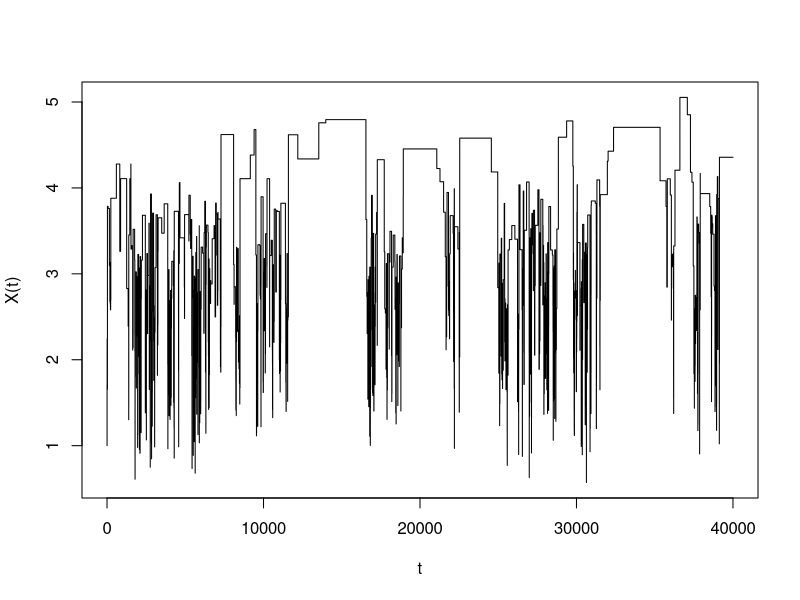
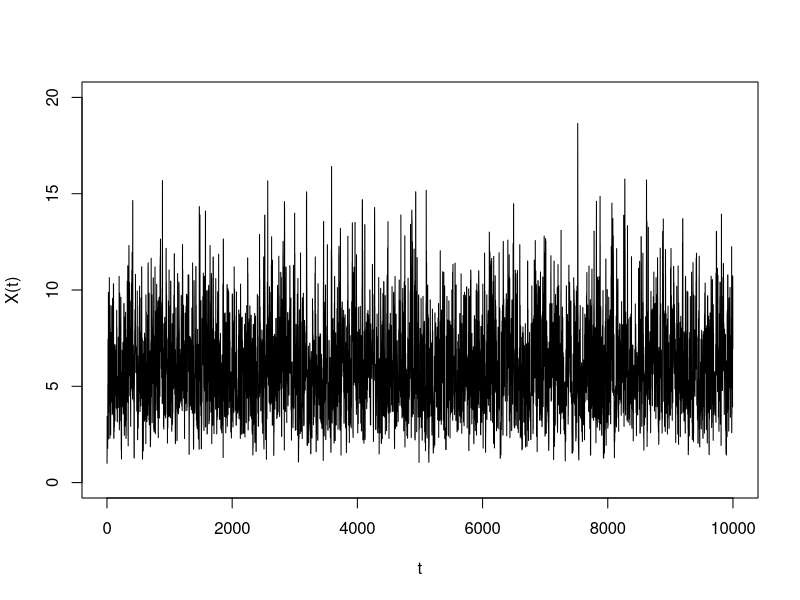
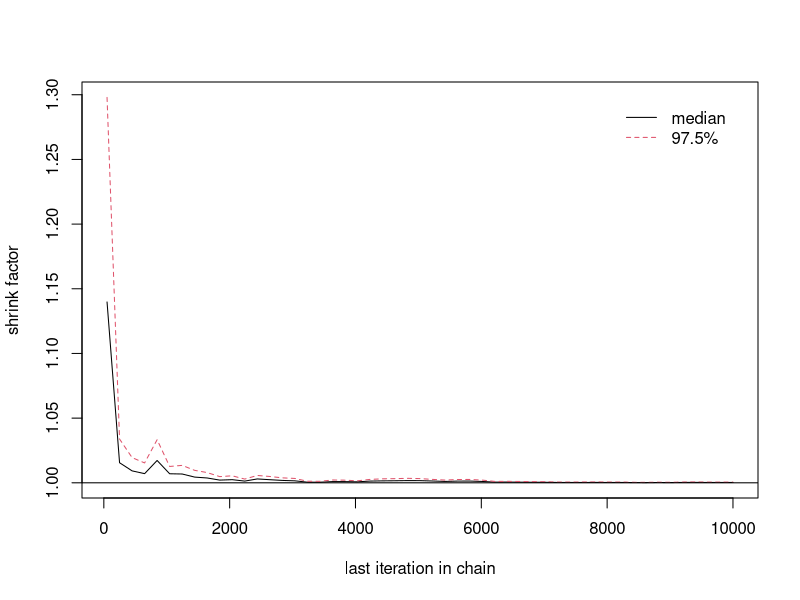

The R source for these figures, in order:
## ---- chunk 1
knitr::opts_chunk$set(echo = TRUE)
## ---- chunk 2
f = function(x){
  res = x^5 * exp(-x)
  return(res)
}
## ---- chunk 3
propose_lognorm_MCMC<-function(nstep,X0){
  vN<-1:nstep
  vX<-rep(X0,nstep);
  for (i in 2:nstep){
    X<-vX[i-1]
    Y<-rlnorm(1,mean=X,sd=1)
    u<-runif(1)
    a<-min(c(1,(f(Y)*dlnorm(X,meanlog = Y,sdlog = 1))/(f(X)*dlnorm(Y,meanlog = X,sdlog = 1))))
    if(u<=a){vX[i] = Y} else {vX[i] = X}   
  }
  return(vX)
}
set.seed(12345)
lognorm = propose_lognorm_MCMC(40000,1)

plot(1:40000,lognorm,pch=19,cex=0.3,type = "l",col="black",xlab="t",ylab="X(t)",main="")
## ---- chunk 4
propose_chi_MCMC<-function(nstep,X0){
  vN<-1:nstep
  vX<-rep(X0,nstep);
  for (i in 2:nstep){
    X<-vX[i-1]
    Y<-rchisq(1,df=floor(X+1))
    u<-runif(1)
    a<-min(c(1,(f(Y)*dchisq(X,floor(Y+1)))/(f(X)*dchisq(Y,floor(X+1)))))
    if(u<=a){vX[i] = Y} else {vX[i] = X}   
  }
  return(vX)
}
set.seed(12345)
chi = propose_chi_MCMC(10000,1)

plot(1:10000,chi,pch=19,cex=0.3,type = "l",col="black",xlab="t",ylab="X(t)",main="",ylim=c(0,20))
## ---- chunk 5
# reference : http://ugrad.stat.ubc.ca/R/library/coda/html/gelman.diag.html
library(coda)
set.seed(12345)
mcmc_data = mcmc.list()
for(i in 1:10){
  mcmc_data[[i]] = as.mcmc(propose_chi_MCMC(10000,i))
}

gelman.plot(mcmc_data)

gelman.diag(mcmc_data)
## ---- chunk 6
mean(lognorm)
## ---- chunk 7
mean(chi)
